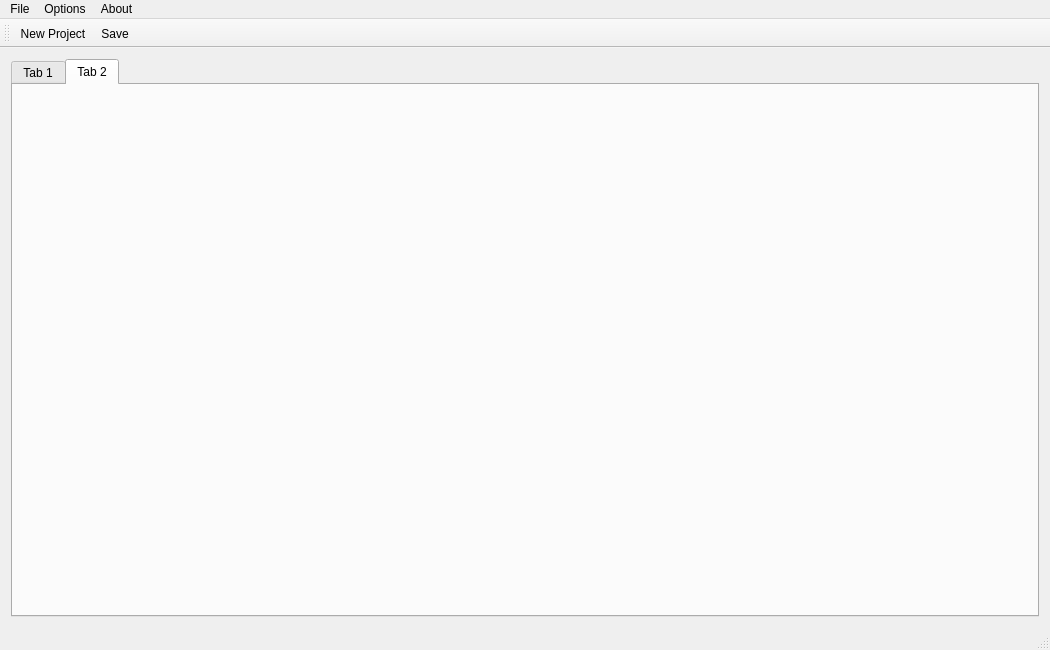
<?xml version="1.0" encoding="UTF-8"?>
<ui version="4.0">
 <class>MainWindow</class>
 <widget class="QMainWindow" name="MainWindow">
  <property name="geometry">
   <rect>
    <x>0</x>
    <y>0</y>
    <width>1050</width>
    <height>650</height>
   </rect>
  </property>
  <property name="windowTitle">
   <string>MainWindow</string>
  </property>
  <widget class="QWidget" name="centralWidget">
   <layout class="QHBoxLayout" name="horizontalLayout_7">
    <item>
     <widget class="QTabWidget" name="tabWidget">
      <property name="currentIndex">
       <number>1</number>
      </property>
      <widget class="QWidget" name="tab">
       <attribute name="title">
        <string>Tab 1</string>
       </attribute>
       <layout class="QHBoxLayout" name="horizontalLayout_6"/>
      </widget>
      <widget class="QWidget" name="tab_2">
       <property name="enabled">
        <bool>true</bool>
       </property>
       <attribute name="title">
        <string>Tab 2</string>
       </attribute>
      </widget>
     </widget>
    </item>
   </layout>
  </widget>
  <widget class="QMenuBar" name="menuBar">
   <property name="geometry">
    <rect>
     <x>0</x>
     <y>0</y>
     <width>1050</width>
     <height>25</height>
    </rect>
   </property>
   <widget class="QMenu" name="menuFile">
    <property name="title">
     <string>File</string>
    </property>
    <addaction name="actionNew_Project"/>
    <addaction name="actionOpen_Project"/>
    <addaction name="separator"/>
    <addaction name="actionSave"/>
    <addaction name="actionSave_as"/>
    <addaction name="separator"/>
    <addaction name="actionView"/>
    <addaction name="actionPrint"/>
    <addaction name="actionExit"/>
   </widget>
   <widget class="QMenu" name="menuHelp">
    <property name="title">
     <string>About</string>
    </property>
    <addaction name="actionAbout_Estima"/>
    <addaction name="actionAbout_Qt"/>
   </widget>
   <widget class="QMenu" name="menuOptions">
    <property name="title">
     <string>Options</string>
    </property>
    <addaction name="actionResources"/>
    <addaction name="actionItems"/>
    <addaction name="actionURC_Editor"/>
   </widget>
   <addaction name="menuFile"/>
   <addaction name="menuOptions"/>
   <addaction name="menuHelp"/>
  </widget>
  <widget class="QStatusBar" name="statusBar"/>
  <widget class="QToolBar" name="toolBar">
   <property name="windowTitle">
    <string>toolBar</string>
   </property>
   <attribute name="toolBarArea">
    <enum>TopToolBarArea</enum>
   </attribute>
   <attribute name="toolBarBreak">
    <bool>false</bool>
   </attribute>
   <addaction name="actionNew_Project"/>
   <addaction name="actionSave"/>
  </widget>
  <action name="actionNew_Project">
   <property name="text">
    <string>New Project</string>
   </property>
   <property name="shortcut">
    <string>Ctrl+N</string>
   </property>
  </action>
  <action name="actionOpen_Project">
   <property name="text">
    <string>Open Project</string>
   </property>
   <property name="shortcut">
    <string>Ctrl+O</string>
   </property>
  </action>
  <action name="actionSave">
   <property name="text">
    <string>Save</string>
   </property>
   <property name="shortcut">
    <string>Ctrl+S</string>
   </property>
  </action>
  <action name="actionSave_as">
   <property name="text">
    <string>Save as</string>
   </property>
   <property name="shortcut">
    <string>Ctrl+Shift+S</string>
   </property>
  </action>
  <action name="actionExit">
   <property name="text">
    <string>Exit</string>
   </property>
   <property name="shortcut">
    <string>Ctrl+Q</string>
   </property>
  </action>
  <action name="actionAbout_Estima">
   <property name="text">
    <string>About Estima</string>
   </property>
  </action>
  <action name="actionAbout_Qt">
   <property name="text">
    <string>About Qt</string>
   </property>
  </action>
  <action name="actionResources">
   <property name="text">
    <string>Browse Resources</string>
   </property>
  </action>
  <action name="actionItems">
   <property name="text">
    <string>Browse Items</string>
   </property>
  </action>
  <action name="actionPrint">
   <property name="text">
    <string>Print</string>
   </property>
  </action>
  <action name="actionView">
   <property name="text">
    <string>Print Preview</string>
   </property>
  </action>
  <action name="actionURC_Editor">
   <property name="text">
    <string>URC Editor</string>
   </property>
  </action>
 </widget>
 <layoutdefault spacing="6" margin="11"/>
 <resources/>
 <connections/>
</ui>
